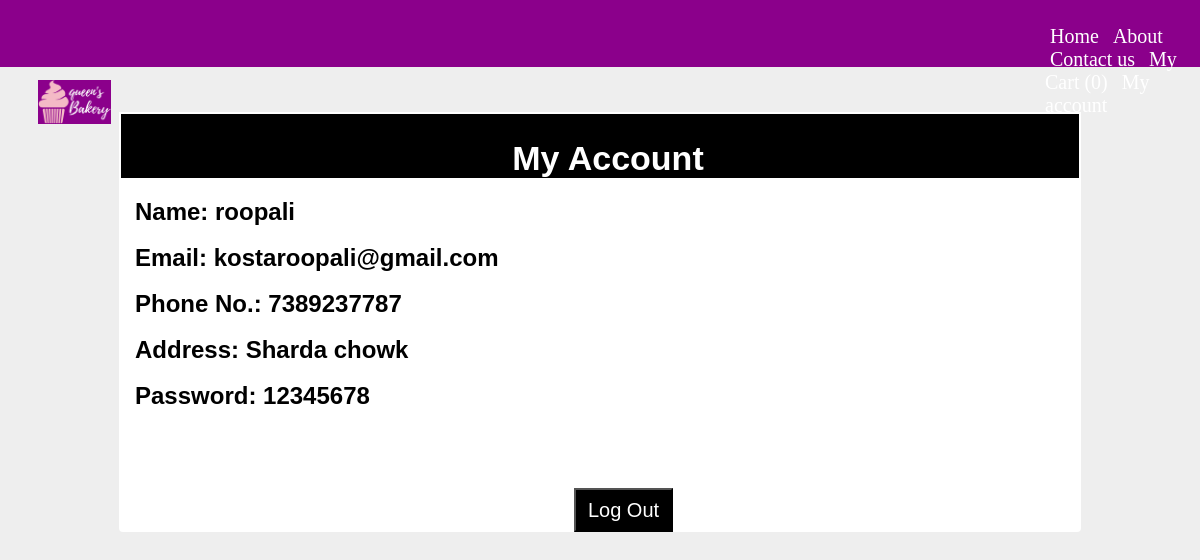
The page /user/name.php (signed in) on the database its author committed.
### tables this page shows
CREATE TABLE `customer_information` (
  `customer_id` int(30) NOT NULL,
  `customer_name` varchar(30) NOT NULL,
  `customer_email` varchar(30) NOT NULL,
  `phone` varchar(11) NOT NULL,
  `customer_address` varchar(30) NOT NULL,
  `password` int(10) NOT NULL
);

### user/name.php (the view, shortened to what this page needs)
<!DOCTYPE html>
<html lang="en">
<head>
    <link rel="stylesheet" href="name.css">
</head>
<body>
    <header>
        <nav>
            <ul>
                <li><a href="index.php">Home</a></li>
                <li><a href="about.php">About</a></li>
                <li><a href="contact.php">Contact us</a></li>
                <?php
                  $count = 0;
                  ?>
                <li><a href="cart.php">My Cart (<?php echo $count;?>)</a></li>
                <?php
                  if(!isset($_SESSION['name']))
                  {
                    echo '<li><a href="login.php">Login</a></li>';
                }
                else{
                   echo  '<li><a href="name.php">My account</a></li>';
                }
                ?>
            </ul>
        </nav>
        <a href="index.php" target="_blank"><img src="/bakery_management/images/Add a heading (2).png" alt="" class="image1"></a>
    </header>
    <div class="main_container">
      <div class="container1">
          <h3>My Account</h3>
          <br>
          <?php
include("connection.php");
$usertable = $_SESSION['email'];
$query = "SELECT * FROM customer_information WHERE customer_email = '$usertable'";
$data = mysqli_query($conn, $query);
$total = mysqli_num_rows($data);
if($total !=0)
{
    while($row = mysqli_fetch_assoc($data))
    {
        echo "
        <ul>
            <li><h2>Name:     " .    $row['customer_name']   .     "</h2></li>
            <br>
            <li><h2>Email:        " .    $row['customer_email']    .     "</h2></li>
            <br>
            <li><h2>Phone No.:     " .     $row['phone']   .             "</h2></li>
            <br>
            <li><h2>Address:  " .$row['customer_address'] . "</h2></li>
            <br>
            <li><h2>Password:  " .$row['password'] . "</h2></li>
            </ul>
            ";
    }
}
?>
  <form action="logout-user.php">
   <button type="submit">Log Out</button>
  </form>
      </div>
    </div>
</body>
</html>

### user/name.css (style rules this page uses)
* { margin: 0; padding: 0; }
body { background-color: #eeeeee; }
header { background-color: #8b008b; height: 42px; padding-top: 25px; }
nav ul li a { color: white; text-decoration: none; font-size: 20px; font-weight: 450; }
nav ul li { display: inline; list-style: none; padding: 5px; }
nav ul { margin-left: 1045px; }
.image1 { position: relative; bottom: 37px; left: 38px; width: 73px; }
.main_container { height: 347px; }
.container1 { height: 420px; width: 962px; margin: auto; margin-top: 45px; border-radius: 4px; background-color: white; font-family: 'Mulish', sans-serif; }
.container1 h3 { padding-left: 16px; padding-top: 25px; border: 2px solid; text-align: center; font-size: 34px; background-color: black; color: white; }
.container1 ul li { list-style: none; padding-left: 16px; }
button { margin-left: 455px; width: 99px; height: 44px; margin-top: 78px; font-size: 20px; background-color: black; color: white; }

### rows shown on the page
customer_information: customer_name "roopali", customer_email "kostaroopali@gmail.com", phone "7389237787", customer_address "Sharda chowk", password "12345678"
